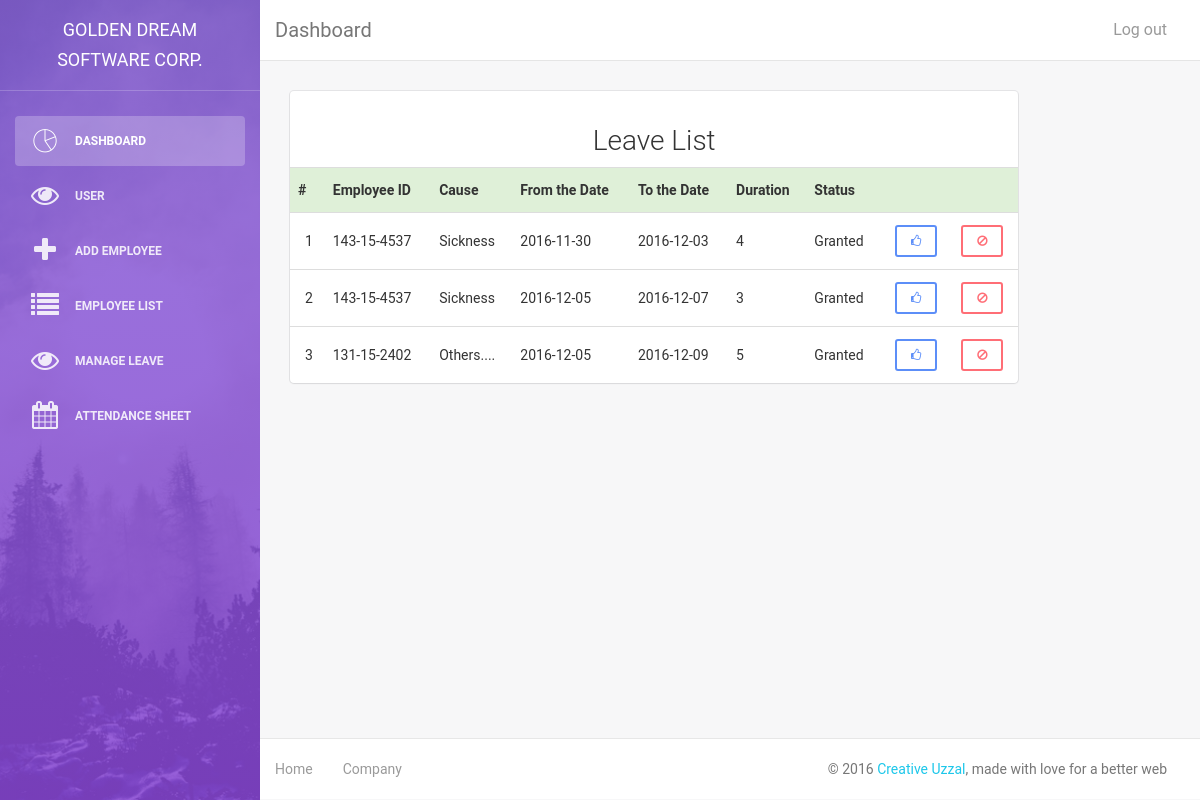
/admin/permit_leave.php (signed in), run on the app's committed database.
### tables this page shows
CREATE TABLE IF NOT EXISTS `permit_leave` (
  `l_id` int(12) NOT NULL,
  `emp_id` varchar(20) NOT NULL,
  `cause` text NOT NULL,
  `duration` int(12) NOT NULL,
  `from_date` date NOT NULL,
  `to_date` date NOT NULL,
  `l_status` int(12) NOT NULL
);

### admin/permit_leave.php (the view, shortened to what this page needs)
<?php include('header.php'); ?>
	<div class="content">
		<div class="container-fluid">
			<form action="permit_leave.php" method="post">
				<div class="row">
					<div class="col-md-10">
						<div class="card">
							<div class="header"><h3><center>Leave List</center></h3></div>
							<table class="table table-responsive" >
								<tr class="success"">
									<th>#</th>
									<th>Employee ID</th>
									<th>Cause</th>
									<th>From the Date</th>
									<th>To the Date</th>
									<th>Duration</th>
									<th>Status</th>
									<th></th>
									<th></th>
								</tr>
								<?php
									$serial = 0;
									$sqlleaveList = mysql_query("SELECT * FROM permit_leave");
									while($row = mysql_fetch_object($sqlleaveList)){
										$serial++;
										$l_id = $row->l_id;
										$emp_id = $row->emp_id;
										$cause = $row->cause;
										$from_date = $row->from_date;
										$to_date = $row->to_date;
										$duration = $row->duration;
										$l_status = $row->l_status;
										if($l_status == 1){
											$st = "Granted";
										}
								?>
								<tr>
									<td><?php echo $serial;?></td>
									<td><?php echo $emp_id;?></td>
									<td><?php echo $cause;?></td>
									<td><?php echo $from_date;?></td>
									<td><?php echo $to_date;?></td>
									<td><?php echo $duration;?></td>
									<td><?php echo $st;?></td>
									<td><a name='grant' href='grant_leave.php?ids=<?php echo $l_id;?>&&ide=<?php echo $emp_id;?>&&idfd=<?php echo $from_date;?>&&idtd=<?php echo $to_date;?>' class='btn btn-primary btn-sm pull-right'><span class='fa fa-thumbs-o-up'></span></a></td>
									<td><a name='reject' href='reject_leave.php?idss=<?php echo $l_id;?>' class='btn btn-danger btn-sm pull-right'><span class='fa fa-ban'></span></a></td>
								</tr>
								<?php
									}
								?>
							</table>
						</div>
					</div>
				</div>
			</form>
		</div>
	</div>
<?php include('footer.php'); ?>

### data on the page
permit_leave: emp "143-15-4537", cause "Sickness", from_date "2016-11-30", to_date "2016-12-03", duration "4", l_status "Granted"
permit_leave: emp "143-15-4537", cause "Sickness", from_date "2016-12-05", to_date "2016-12-07", duration "3", l_status "Granted"
permit_leave: emp "131-15-2402", cause "Others....", from_date "2016-12-05", to_date "2016-12-09", duration "5", l_status "Granted"
